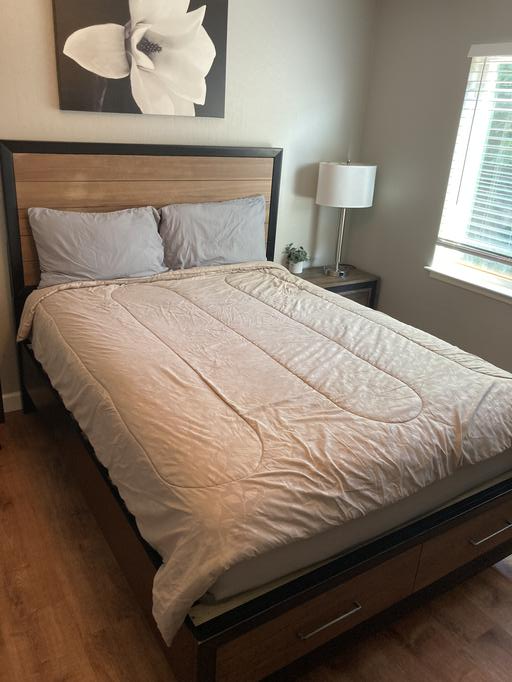
#> input picture projects/spot/airbnb1_goals/bed1.jpg, 512 x 682 px, given in place of bed1.png, which was not available
$ python goals_fre.py
#> lines starting #> are read from the running program, lines starting #| are printed output that depends on the picture; pictures that were not available may be replaced by others from this repository, and a replacement may not be noted
import cv2
from pathlib import Path
GOALS = {
    # Object goals
    "object_chair": {"type": "objectnav", "target": "chair"},
    "object_couch": {"type": "objectnav", "target": "couch"},
    "object_plant": {"type": "objectnav", "target": "potted plant"},
    "object_bed": {"type": "objectnav", "target": "bed"},
    "place_object_bed": {"type": "objectnav", "target": "bed",'action': 'place'},
    "object_toilet": {"type": "objectnav", "target": "toilet"},
    "object_tv": {"type": "objectnav", "target": "tv"},
    "object_table": {"type": "objectnav", "target": "dining table"},
    "object_bear": {"type": "objectnav", "target": "teddy bear"},
    "pick_object_bear": {"type": "objectnav", "target": "teddy bear",'action': "pick"},
    "object_oven": {"type": "objectnav", "target": "oven"},
    "object_sink": {"type": "objectnav", "target": "sink"},
    "object_refrigerator": {"type": "objectnav", "target": "refrigerator"},
    "object_book": {"type": "objectnav", "target": "book"},
    "object_person": {"type": "objectnav", "target": "person"},
    # Image goals
    "image_bed1": {
        "type": "imagenav",
        "target": "bed",
        "image": cv2.imread(
            f"{str(Path(__file__).resolve().parent)}/fremont_image_goals/bed1.png"
        ),
    },
    "image_chair1": {
        "type": "imagenav",
        "target": "chair",
        "image": cv2.imread(
            f"{str(Path(__file__).resolve().parent)}/fremont_image_goals/chair1.png"
        ),
    },
    "image_chair2": {
        "type": "imagenav",
        "target": "chair",
        "image": cv2.imread(
            f"{str(Path(__file__).resolve().parent)}/fremont_image_goals/chair2.png"
        ),
    },
    "image_chair3": {
        "type": "imagenav",
        "target": "chair",
        "image": cv2.imread(
            f"{str(Path(__file__).resolve().parent)}/fremont_image_goals/chair3.png"
        ),
    },
    "image_chair4": {
        "type": "imagenav",
        "target": "chair",
        "image": cv2.imread(
            f"{str(Path(__file__).resolve().parent)}/fremont_image_goals/chair4.png"
        ),
    },
    "image_chair5": {
        "type": "imagenav",
        "target": "chair",
        "image": cv2.imread(
            f"{str(Path(__file__).resolve().parent)}/fremont_image_goals/chair5.png"
        ),
    },
    "image_chair6": {
        "type": "imagenav",
        "target": "chair",
        "image": cv2.imread(
            f"{str(Path(__file__).resolve().parent)}/fremont_image_goals/chair6.png"
        ),
    },
    "image_couch1": {
        "type": "imagenav",
        "target": "couch",
        "image": cv2.imread(
            f"{str(Path(__file__).resolve().parent)}/fremont_image_goals/couch1.png"
        ),
    },
    "image_oven1": {
        "type": "imagenav",
        "target": "oven",
        "image": cv2.imread(
            f"{str(Path(__file__).resolve().parent)}/fremont_image_goals/oven1.png"
        ),
    },
    "image_plant1": {
        "type": "imagenav",
        "target": "potted plant",
        "image": cv2.imread(
            f"{str(Path(__file__).resolve().parent)}/fremont_image_goals/plant1.png"
        ),
    },
    "image_plant2": {
        "type": "imagenav",
        "target": "potted plant",
        "image": cv2.imread(
            f"{str(Path(__file__).resolve().parent)}/fremont_image_goals/plant2.png"
        ),
    },
    "image_plant3": {
        "type": "imagenav",
        "target": "potted plant",
        "image": cv2.imread(
            f"{str(Path(__file__).resolve().parent)}/fremont_image_goals/plant3.png"
        ),
    },
    "image_refrigerator1": {
        "type": "imagenav",
        "target": "refrigerator",
        "image": cv2.imread(
            f"{str(Path(__file__).resolve().parent)}/fremont_image_goals/refrigerator1.png"
        ),
    },
    "image_sink1": {
        "type": "imagenav",
        "target": "sink",
        "image": cv2.imread(
            f"{str(Path(__file__).resolve().parent)}/fremont_image_goals/sink1.png"
        ),
    },
    "image_sink2": {
        "type": "imagenav",
        "target": "sink",
        "image": cv2.imread(
            f"{str(Path(__file__).resolve().parent)}/fremont_image_goals/sink2.png"
        ),
    },
    "image_toilet1": {
        "type": "imagenav",
        "target": "toilet",
        "image": cv2.imread(
            f"{str(Path(__file__).resolve().parent)}/fremont_image_goals/toilet1.png"
        ),
    },
    # Language goals
    "language_bed1": {
        "type": "languagenav",
        "target": "bed",
        "landmarks": [],
        "instruction": "The bed with white sheets.",
    },
    "language_chair1": {
        "type": "languagenav",
        "target": "chair",
        "landmarks": [],
        "instruction": "The brown leather chair next to the bedside table.",
    },
    "language_chair2": {
        "type": "languagenav",
        "target": "chair",
        "landmarks": [],
        "instruction": "The black plastic office chair.",
    },
    "language_chair3": {
        "type": "languagenav",
        "target": "chair",
        "landmarks": [],
        "instruction": "The brown leather chair next to the picture and plant.",
    },
    "language_chair4": {
        "type": "languagenav",
        "target": "chair",
        "landmarks": [],
        "instruction": "The grey armchair.",
    },
    "language_chair5": {
        "type": "languagenav",
        "target": "chair",
        "landmarks": [],
        "instruction": "The high chair with metal legs next to the kitchen counter.",
    },
    "language_chair6": {
        "type": "languagenav",
        "target": "chair",
        "landmarks": [],
        "instruction": "The chair with metal legs next to the dining table.",
    },
    "language_couch1": {
        "type": "languagenav",
        "target": "couch",
        "landmarks": [],
        # "instruction": "The couch with colorful pillows.",
        "instruction": "The large white couch.",
    },
    "language_oven1": {
        "type": "languagenav",
        "target": "oven",
        "landmarks": [],
        "instruction": "The oven.",
    },
    "language_plant1": {
        "type": "languagenav",
        "target": "potted plant",
        "landmarks": [],
        "instruction": "The green leafy plant next to the brown chair.",
    },
    "language_cup1": {
        "type": "languagenav",
        "target": "cup",
        "landmarks": [],
        "instruction": "The blue cup.",
    },
    "language_plant2": {
        "type": "languagenav",
        "target": "potted plant",
        "landmarks": [],
        "instruction": "The green leafy plant next to the grey armchair.",
    },
    "language_plant3": {
        "type": "languagenav",
        "target": "potted plant",
        "landmarks": [],
        "instruction": "The brown dead plant.",
    },
    "language_refrigerator1": {
        "type": "languagenav",
        "target": "refrigerator",
        "landmarks": [],
        "instruction": "The refrigerator.",
    },
    "language_sink1": {
        "type": "languagenav",
        "target": "sink",
        "landmarks": [],
        "instruction": "The bathroom sink.",
    },
    "language_sink2": {
        "type": "languagenav",
        "target": "sink",
        "landmarks": [],
        "instruction": "The kitchen sink.",
    },
    "language_toilet1": {
        "type": "languagenav",
        "target": "sink",
        "landmarks": [],
        "instruction": "The toilet.",
    },
    "language_bottle1": {
        "type": "languagenav",
        "target": "bottle",
        "landmarks": [],
        "instruction": "Bottle of water.",
    },
    "language_teddybear1": {
        "type": "languagenav",
        "target": "teddy bear",
        "landmarks": [],
        "instruction": "The beige teddy bear.",
    },
}
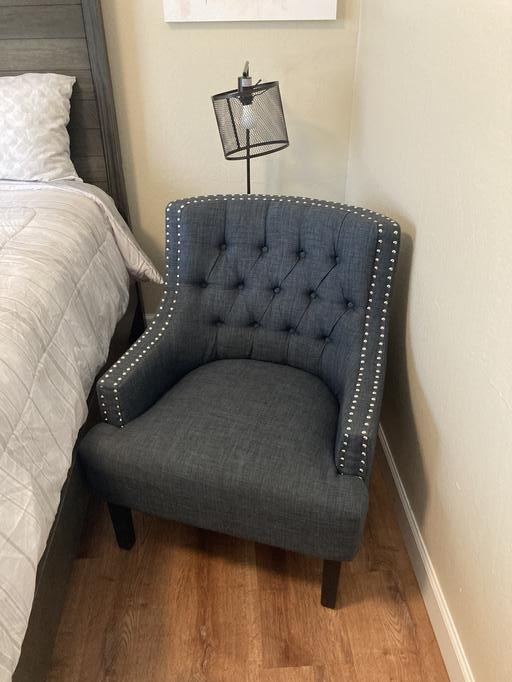
#> input picture projects/spot/airbnb1_goals/chair1.jpg, 512 x 682 px, given in place of chair1.png, which was not available
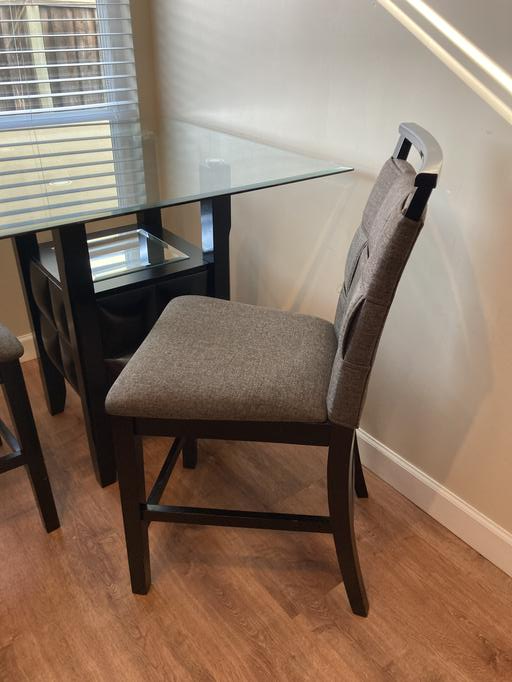
#> input picture projects/spot/airbnb1_goals/chair2.jpg, 512 x 682 px, given in place of chair2.png, which was not available
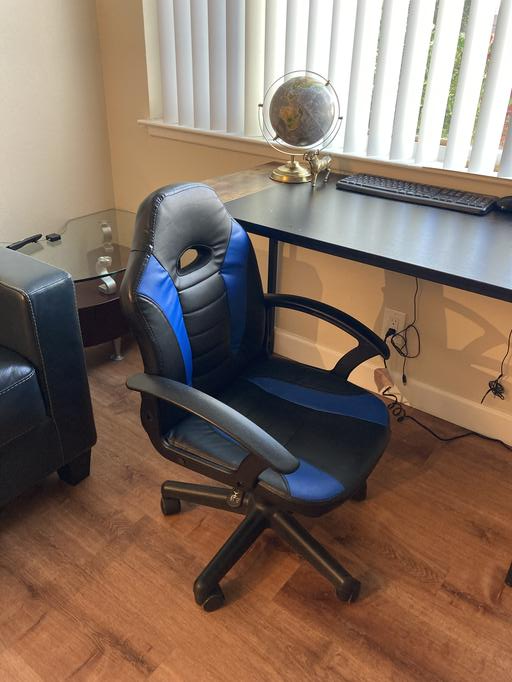
#> input picture projects/spot/airbnb1_goals/chair3.jpg, 512 x 682 px, given in place of chair3.png, which was not available
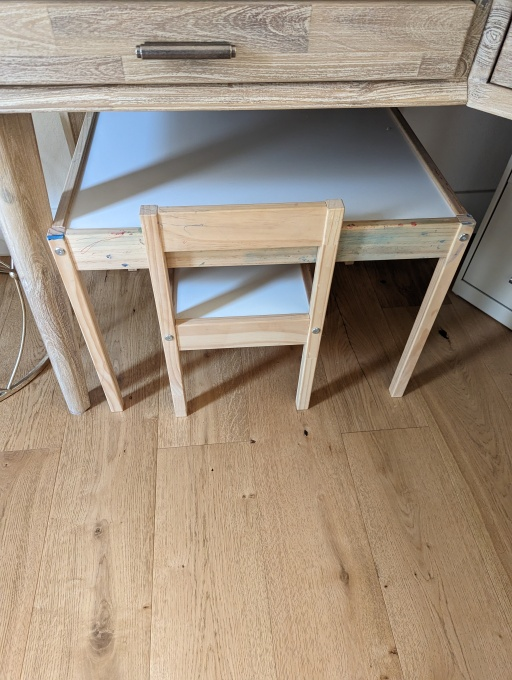
#> input picture projects/spot/airbnb4_goals/chair4.jpg, 512 x 680 px, given in place of chair4.png, which was not available
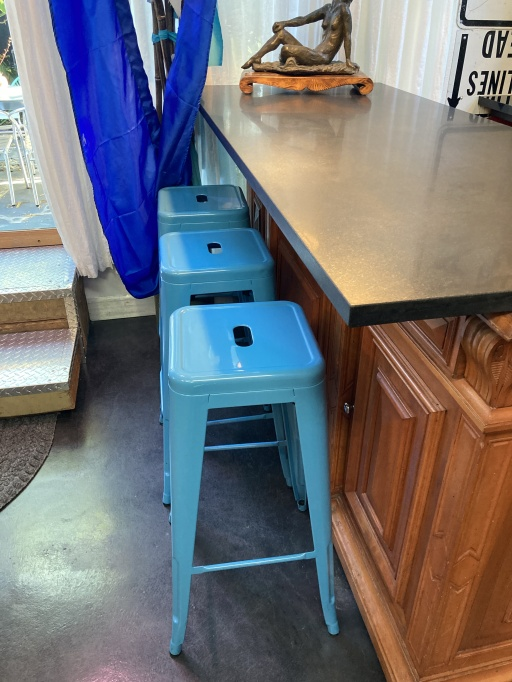
#> input picture projects/spot/airbnb5_goals/chair5.jpg, 512 x 682 px, given in place of chair5.png, which was not available
